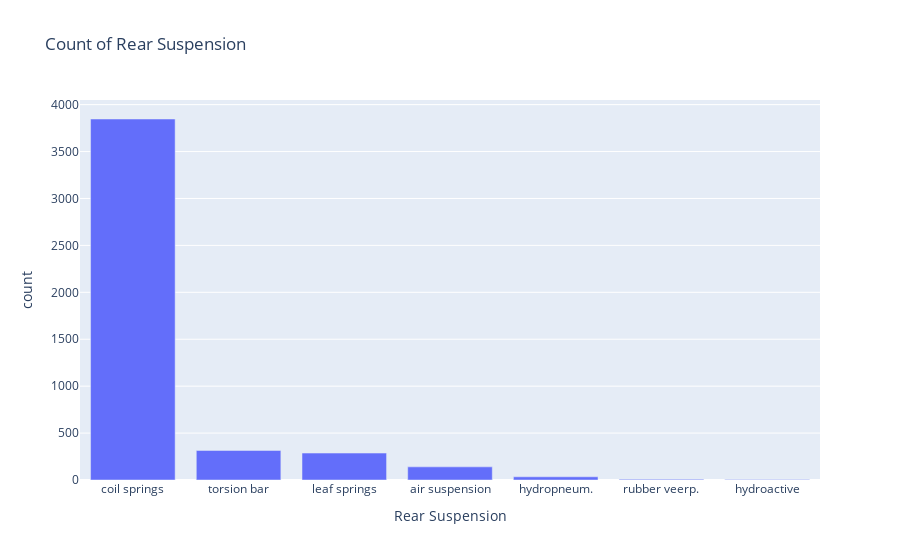

Write notebook code for a chart like this one.
### Code cell
graph_number('Rear Suspension')

### Figure 1 — Plotly figure (JSON) as saved in the notebook; plotly's stock layout.template omitted (floating-point values rounded to 4 significant figures)
{"data": [{"alignmentgroup": "True", "hovertemplate": "variable=0<br>Rear Suspension=%{x}<br>count=%{y}<extra></extra>", "legendgroup": "0", "marker": {"color": "#636efa", "pattern": {"shape": ""}}, "name": "0", "offsetgroup": "0", "orientation": "v", "showlegend": true, "textposition": "auto", "type": "bar", "x": ["air suspension", "coil springs", "hydroactive", "hydropneum.", "leaf springs", "rubber veerp.", "torsion bar"], "xaxis": "x", "y": [140, 3847, 6, 34, 287, 8, 315], "yaxis": "y"}], "layout": {"barmode": "relative", "legend": {"title": {"text": "variable"}, "tracegroupgap": 0}, "showlegend": false, "title": {"text": "Count of Rear Suspension"}, "xaxis": {"anchor": "y", "categoryorder": "total descending", "domain": [0, 1], "title": {"text": "Rear Suspension"}}, "yaxis": {"anchor": "x", "domain": [0, 1], "title": {"text": "count"}}}}
